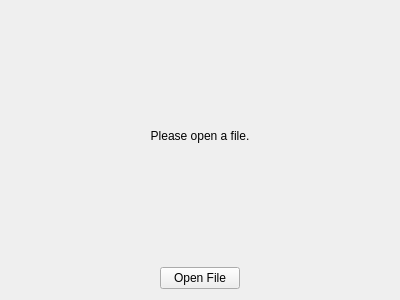
<?xml version="1.0" encoding="UTF-8"?>
<ui version="4.0">
 <class>MainWindow</class>
 <widget class="QMainWindow" name="MainWindow">
  <property name="geometry">
   <rect>
    <x>0</x>
    <y>0</y>
    <width>400</width>
    <height>300</height>
   </rect>
  </property>
  <property name="windowTitle">
   <string>MainWindow</string>
  </property>
  <widget class="QWidget" name="centralWidget">
   <layout class="QVBoxLayout" name="verticalLayout">
    <item>
     <widget class="QLabel" name="message_label">
      <property name="text">
       <string>Please open a file.</string>
      </property>
      <property name="alignment">
       <set>Qt::AlignCenter</set>
      </property>
      <property name="wordWrap">
       <bool>true</bool>
      </property>
      <property name="textInteractionFlags">
       <set>Qt::LinksAccessibleByMouse|Qt::TextSelectableByMouse</set>
      </property>
     </widget>
    </item>
    <item>
     <layout class="QHBoxLayout" name="open_file_layout">
      <item>
       <spacer name="left_open_file_spacer">
        <property name="orientation">
         <enum>Qt::Horizontal</enum>
        </property>
        <property name="sizeHint" stdset="0">
         <size>
          <width>40</width>
          <height>20</height>
         </size>
        </property>
       </spacer>
      </item>
      <item>
       <widget class="QPushButton" name="open_file_button">
        <property name="text">
         <string>Open File</string>
        </property>
       </widget>
      </item>
      <item>
       <spacer name="right_open_file_spacer">
        <property name="orientation">
         <enum>Qt::Horizontal</enum>
        </property>
        <property name="sizeHint" stdset="0">
         <size>
          <width>40</width>
          <height>20</height>
         </size>
        </property>
       </spacer>
      </item>
     </layout>
    </item>
   </layout>
  </widget>
 </widget>
 <layoutdefault spacing="6" margin="11"/>
 <resources/>
 <connections/>
</ui>
